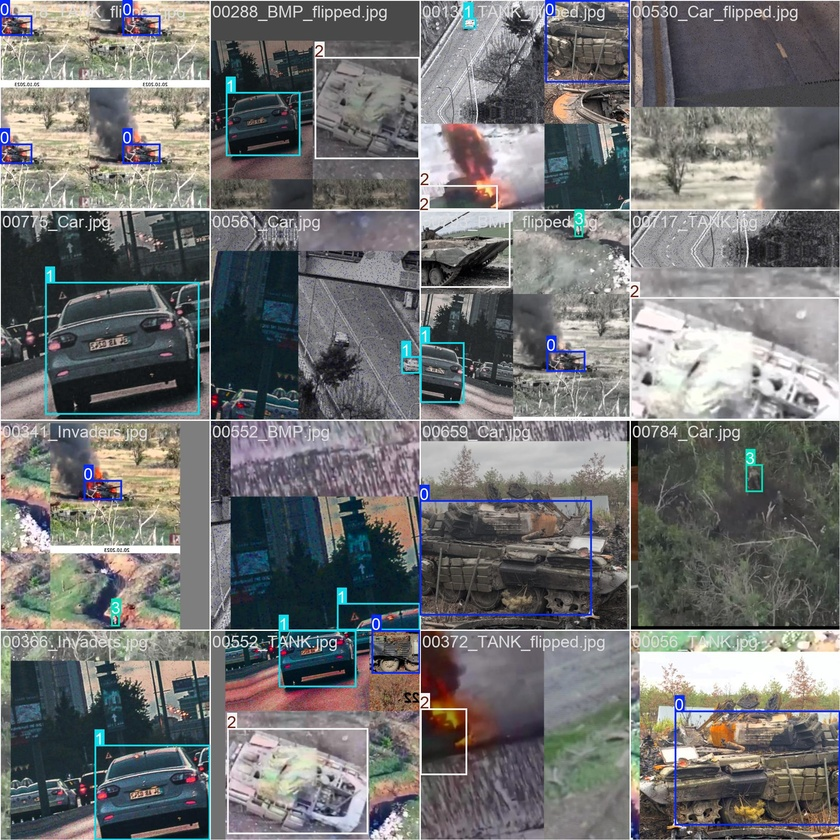
#> input picture models/yolo/train_batch0.jpg, 840 x 840 px, shrunk from 1920 x 1920 before the run
$ python augmentation.py models/yolo
#> lines starting #> are read from the running program, lines starting #| are printed output that depends on the picture
import cv2
import os
import re
import glob
import argparse
import numpy as np
import random

def extract_number_from_filename(filename):
    """
    Extract the number from a filename like '1.jpg', '2.jpg', etc.
    """
    base_name = os.path.basename(filename)
    name, ext = os.path.splitext(base_name)

    # Check if the entire name is a number
    if name.isdigit():
        return int(name), ext

    # Otherwise find the last sequence of digits
    matches = list(re.finditer(r'\d+', name))
    if not matches:
        return None, ext

    last_match = matches[-1]
    number = int(last_match.group())
    return number, ext

def get_image_files(folder_path):
    """
    Get all image files in the folder, avoiding duplicates.
    Returns a sorted list of image files with their numbers.
    """
#> called with folder_path = 'models/yolo'
    # Get all image files
    all_files = []
    for ext in ['jpg', 'jpeg', 'png', 'JPG', 'JPEG', 'PNG']:
        pattern = os.path.join(folder_path, f'*.{ext}')
        found_files = glob.glob(pattern)
        print(f"Found {len(found_files)} files with pattern {pattern}")
        all_files.extend(found_files)
#> pass 2 of the loop in get_image_files, `for ext in ['jpg', 'jpeg', 'png', 'JPG', 'JPEG', 'PNG']:`:

    # Extract numbers and filter files
    numbered_files = []
    for file_path in all_files:
        number, _ = extract_number_from_filename(file_path)
        if number is not None:
            numbered_files.append((number, file_path))

    # Sort by number and remove duplicates (keep first occurrence of each number)
    numbered_files.sort()
    unique_files = []
    seen_numbers = set()

    for number, file_path in numbered_files:
        if number not in seen_numbers:
            unique_files.append((number, file_path))
            seen_numbers.add(number)

    return unique_files

def mirror_image(image):
    """Mirror an image horizontally using OpenCV."""
    return cv2.flip(image, 1)  # 1 for horizontal flip

# [239 lines left out: functions apply_crop, apply_rotation, apply_shift, apply_hue_shift, apply_brightness, apply_exposure and 4 more, not called in this run]

def augment_images(folder_path, output_folder=None, aug_type='mirror', min_augs=3, max_augs=5):
    """
    Augment images in folder_path based on the augmentation type and save with sequential numbering.

    aug_type can be:
    - 'mirror': simple horizontal mirroring
    - 'safe': safe augmentation (noise + hue shift + light brightness changes)
    - 'balanced': balanced augmentation (2-3 augs from different groups)
    - 'augmentplus': apply random subset of augmentations with random parameters

    min_augs and max_augs control how many augmentations are applied when using 'augmentplus'
    """
    print(f"Starting augmentation process in folder: {folder_path}")
    print(f"Augmentation type: {aug_type}")

    if output_folder is None:
        output_folder = folder_path

    # Create output folder if it doesn't exist
    if output_folder != folder_path:
        os.makedirs(output_folder, exist_ok=True)
        print(f"Created output folder: {output_folder}")

    # Get all image files with their numbers
    numbered_files = get_image_files(folder_path)

    if not numbered_files:
        print(f"No numbered image files found in {folder_path}")
        return

    # Find the highest number
    highest_number = numbered_files[-1][0]
    # Get the extension from the highest numbered file
    _, highest_file = numbered_files[-1]
    _, common_ext = os.path.splitext(highest_file)

    print(f"Found {len(numbered_files)} unique numbered files.")
    print(f"Highest number found: {highest_number}")
    print(f"Will create augmented images numbered from {highest_number + 1} to {highest_number + len(numbered_files)}")

    # Start numbering from the next number after the highest
    next_number = highest_number + 1
    augmented_count = 0

    # Process each image
    for i, (original_number, file_path) in enumerate(numbered_files):
        print(f"\nProcessing file {i+1}/{len(numbered_files)}: {os.path.basename(file_path)} (Number: {original_number})")

        # Read the image
        original_image = cv2.imread(file_path)
#> original_image is the input picture: shape (840, 840, 3); mean B, G, R 114, 114, 113.6
        if original_image is None:
            print(f"Failed to read image: {file_path}")
            continue

        # Apply the chosen augmentation
        if aug_type.lower() == 'mirror':
            augmented_image = mirror_image(original_image)
#> in mirror_image, `return cv2.flip(image, 1)`:
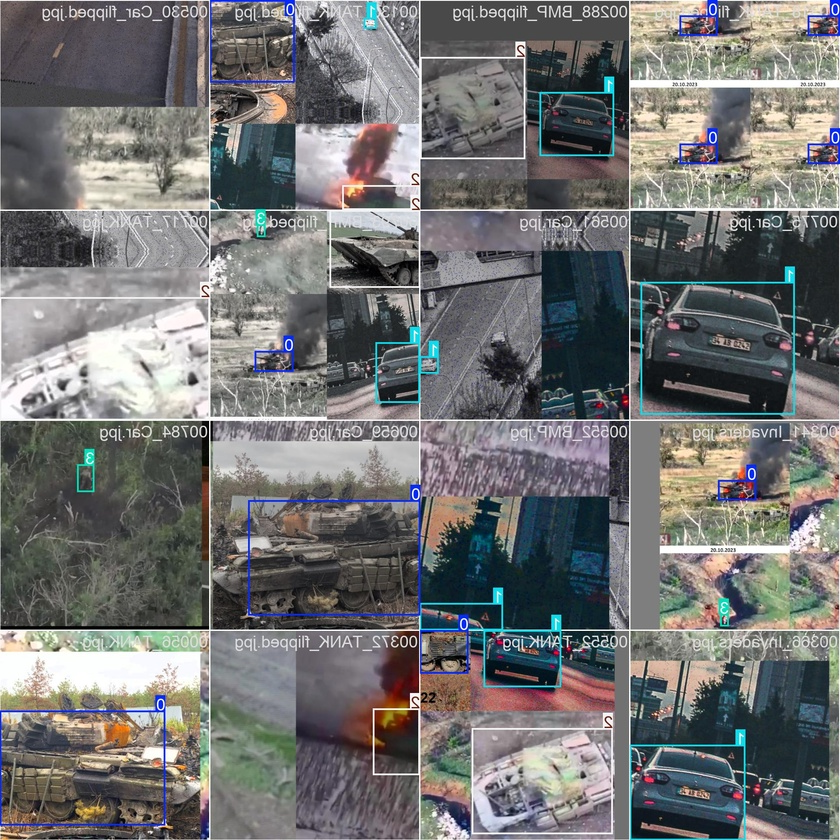
#> returned value: shape (840, 840, 3); mean of channels 0, 1, 2 114, 114, 113.6; drawn as B, G, R
        elif aug_type.lower() == 'safe':
            augmented_image = apply_safe_augment(original_image)
        elif aug_type.lower() == 'balanced':
            augmented_image = apply_balanced_augment(original_image)
        elif aug_type.lower() == 'augmentplus':
            augmented_image = apply_augment_plus(original_image, min_augs=min_augs, max_augs=max_augs)
        else:
            print(f"Unknown augmentation type: {aug_type}. Using mirror as default.")
            augmented_image = mirror_image(original_image)

        # Create new filename with sequential numbering
        new_number = next_number + i
        output_filename = f"{new_number}{common_ext}"
        output_path = os.path.join(output_folder, output_filename)

        # Save the augmented image
        success = cv2.imwrite(output_path, augmented_image)
        if success:
            print(f"Saved augmented image: {output_path}")
            augmented_count += 1
        else:
            print(f"Failed to save image: {output_path}")
#> pass 2 of the loop in augment_images, `for i, (original_number, file_path) in enumerate(numbered_files):`:
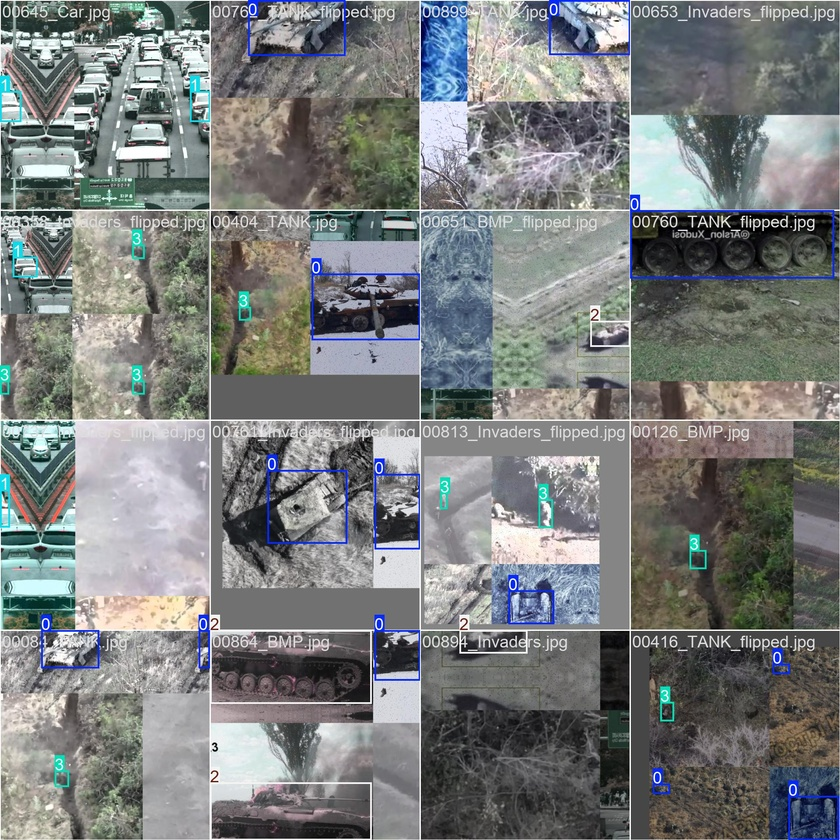
#> input picture models/yolo/train_batch1.jpg, 840 x 840 px, shrunk from 1920 x 1920 before the run
#> in augment_images, original_image is the input picture: shape (840, 840, 3); mean B, G, R 125.3, 125.4, 122
#> in mirror_image (call 2), `return cv2.flip(image, 1)`:
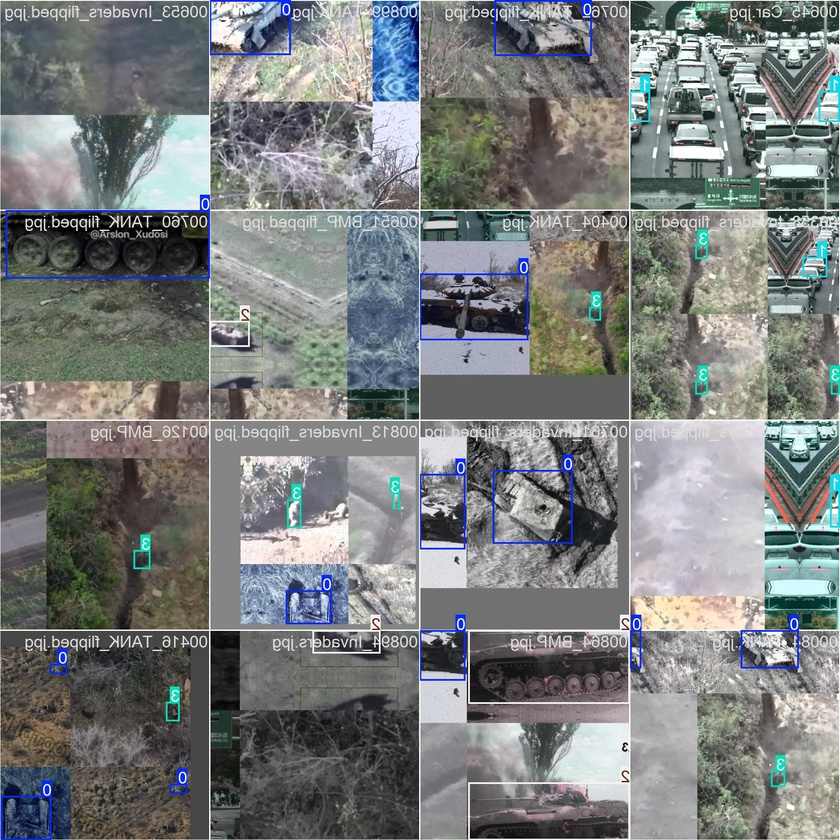
#> returned value: shape (840, 840, 3); mean of channels 0, 1, 2 125.3, 125.4, 122; drawn as B, G, R

    print(f"\nAugmentation complete. Created {augmented_count} augmented images from {len(numbered_files)} original images.")
    print(f"The augmented images are numbered from {next_number} to {next_number + augmented_count - 1}.")

if __name__ == "__main__":
    parser = argparse.ArgumentParser(description='Augment images with various transformations and sequential numbering.')
    parser.add_argument('folder_path', help='Path to the folder containing images')
    parser.add_argument('--output', help='Path to save augmented images (optional)')
    parser.add_argument('--type', choices=['mirror', 'safe', 'balanced', 'augmentplus'], default='mirror',
                        help='Type of augmentation to apply (default: mirror)')
    parser.add_argument('--min-augs', type=int, default=3,
                        help='Minimum number of augmentations to apply when using augmentplus (default: 3)')
    parser.add_argument('--max-augs', type=int, default=5,
                        help='Maximum number of augmentations to apply when using augmentplus (default: 5)')
    parser.add_argument('--noise', type=float, default=0.05,
                        help='Maximum noise percentage for noise augmentation (0.0-1.0, default: 0.05)')

    args = parser.parse_args()

    # Update the noise parameter in the apply_noise function
    apply_noise.__defaults__ = (args.noise,)

    # Make sure path is properly formatted
    folder_path = os.path.abspath(args.folder_path)
    output_path = os.path.abspath(args.output) if args.output else None

    print(f"Starting script with folder path: {folder_path}")
    print(f"Using augmentation type: {args.type}")
    if args.type.lower() == 'augmentplus':
        print(f"Will apply between {args.min_augs} and {args.max_augs} random augmentations")
        print(f"Maximum noise percentage: {args.noise}")
    elif args.type.lower() == 'safe':
        print("Safe mode: minimal artifacts, noise + hue shift + light brightness changes")
    elif args.type.lower() == 'balanced':
        print("Balanced mode: 2-3 augmentations from different groups, avoiding conflicts")

    augment_images(folder_path, output_path, args.type, args.min_augs, args.max_augs)
